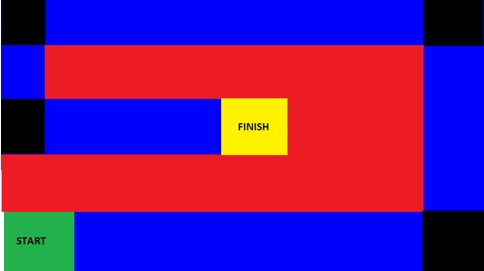
#> input picture Robovision/Trails/4.jpg, 484 x 271 px, given in place of the camera
$ python contourVid.py
#> lines starting #> are read from the running program, lines starting #| are printed output that depends on the picture; after the words box and inside, x2 and y2 are one past the last pixel; in counts of white or black regions, pixels touching at a corner belong together
'''
**************************************************************************
*                  IMAGE PROCESSING (e-Yantra 2014)
*                  ================================
*  This software is intended to teach image processing concepts
*
*  MODULE: Functions
*  Filename: contourVid.py
*  Version: 1.0.0
*  Date: November 3, 2014
*
*  Author: Arun Mukundan, e-Yantra Project, Department of Computer Science
*  and Engineering, Indian Institute of Technology Bombay.
*
*  Software released under Creative Commons CC BY-NC-SA
*
*  For legal information refer to:
*        http://creativecommons.org/licenses/by-nc-sa/4.0/legalcode
*
*
*  This software is made available on an “AS IS WHERE IS BASIS”.
*  Licensee/end user indemnifies and will keep e-Yantra indemnified from
*  any and all claim(s) that emanate from the use of the Software or
*  breach of the terms of this agreement.
*
*  e-Yantra - An MHRD project under National Mission on Education using
*  ICT(NMEICT)
*
**************************************************************************
'''

############################################
## Import OpenCV
import numpy as np
import cv2
cap = cv2.VideoCapture(0)
############################################

############################################
## Video Loop
while(1):
    ## Read the image
    ret, img = cap.read()
#> img is the input picture: shape (271, 484, 3); mean B, G, R 133.5, 24.1, 103.3

    ## Do the processing
    gray = cv2.cvtColor(img,cv2.COLOR_BGR2GRAY)
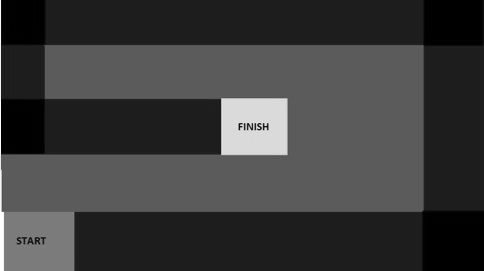
#> gray: shape (271, 484); min 0, max 255, mean 60.3
    ret,thresh = cv2.threshold(gray,100,255,0)
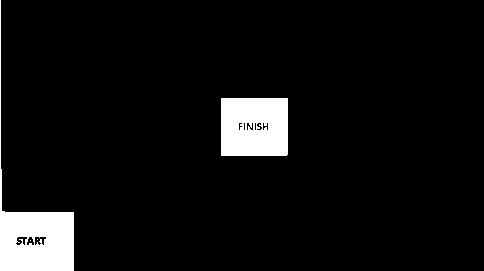
#> thresh: shape (271, 484); 6.3% white; 4 white regions (2 under 20 px)
    contours, hierarchy = cv2.findContours(thresh,cv2.RETR_TREE,cv2.CHAIN_APPROX_SIMPLE)
#> contours = 14 contours, 5 with area under 20; largest, box (x1, y1, x2, y2) and area: (0, 0, 74, 271) 4282, (221, 98, 288, 156) 3762, (34, 236, 47, 246) 80, (15, 236, 28, 246) 74, (26, 236, 35, 246) 49
    cv2.drawContours(img,contours,-1,(0,255,0),3)
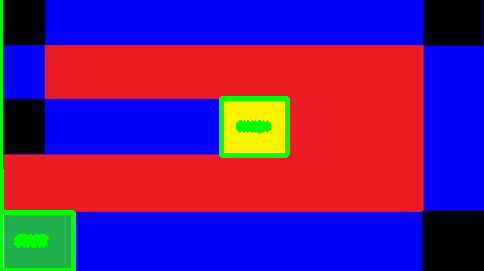
#> img: shape (271, 484, 3); 2.84% of pixels changed, all inside (x1, y1, x2, y2) = (0, 0, 290, 271)

    ## Show the image
    cv2.imshow('image',img)

    ## End the video loop
    if cv2.waitKey(1) == 27:  ## 27 - ASCII for escape key
#> (key Esc is pressed here)
        break
############################################

############################################
## Close and exit
cap.release()
cv2.destroyAllWindows()
############################################
